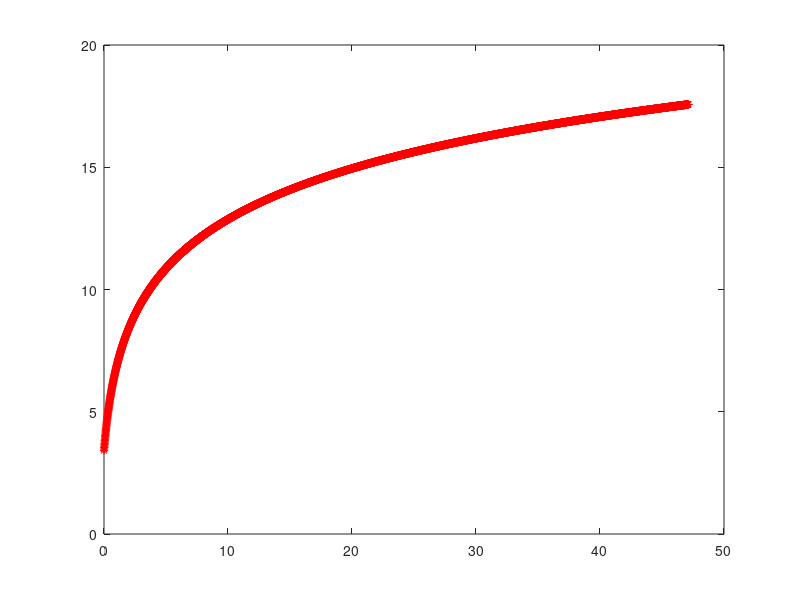
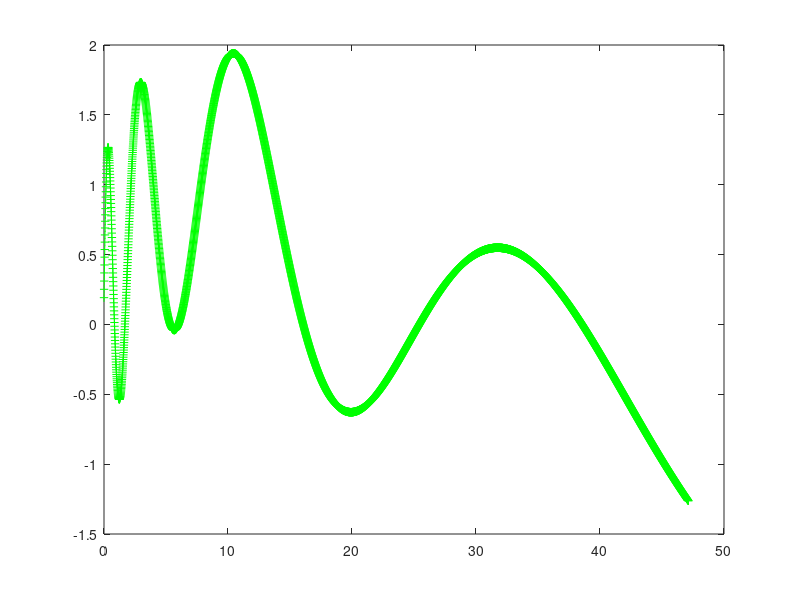
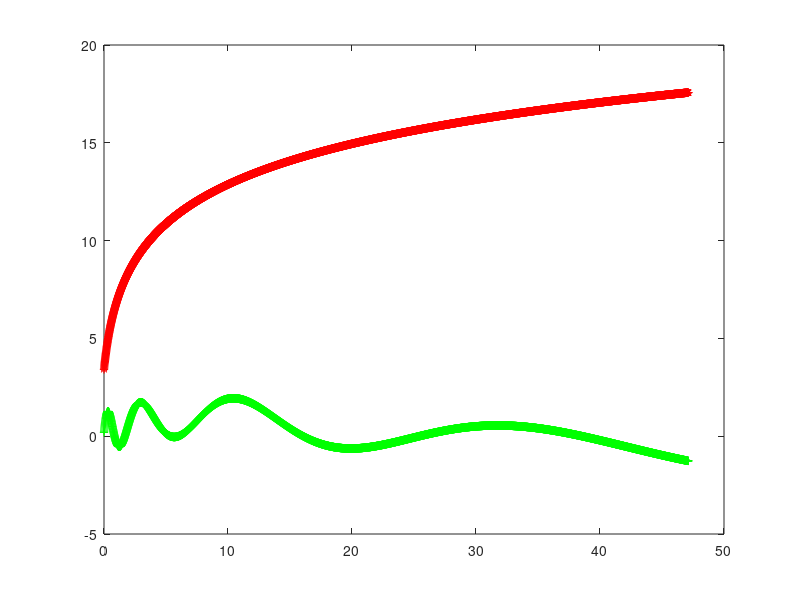
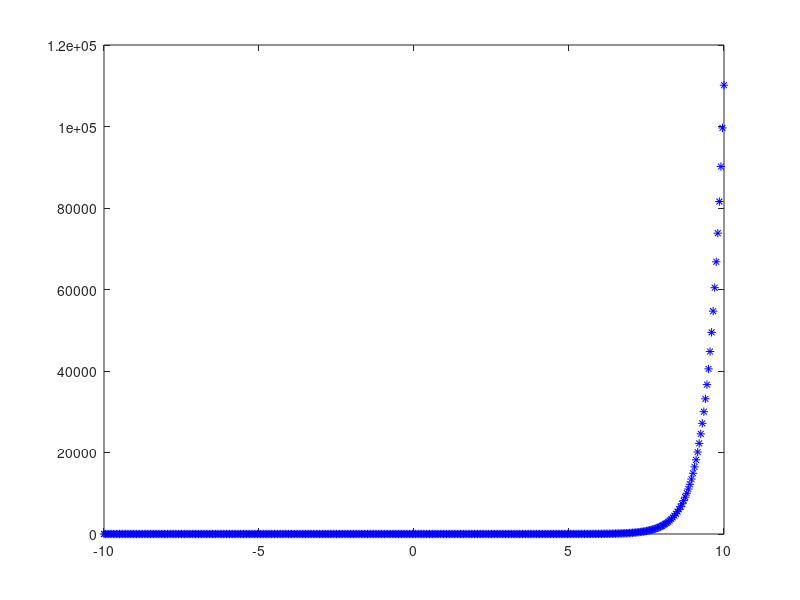

Recreate these plots in MATLAB, in order.
% Primera parte 

x = 0:0.01:15*pi;

a = 5 * log(6*x+3)/log(5);
b = sin(4*log2(x+1)) + cos(4*log(x+9)/log(6));

figure();
plot(x,a,'r *');

figure();
plot(x,b,'g +');

figure();
plot(x,a,'r *',x,b,'g +');

x = -10:0.05:10;

c = 5*exp(2*x-10);

figure();
grid  on
plot(x,c,'b *');

figure();
grid  on
semilogy(x,c,'b *');

% Segunda parte

